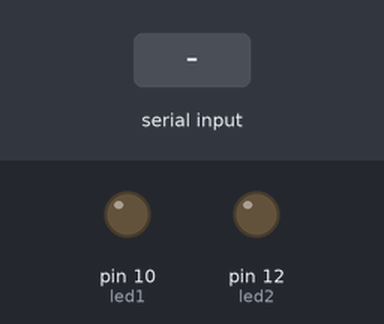
A sketch run on a simulated Arduino Uno, built with avr-gcc and run on an emulated ATmega328P. Parts: output pins drawn as LEDs (lit = HIGH). The test bench sets the inputs (shaded band). What the sketch prints to the serial monitor is not drawn.

Above: at 1.2 s.
1.3 s: "a" received over Serial
At 1.6 s:
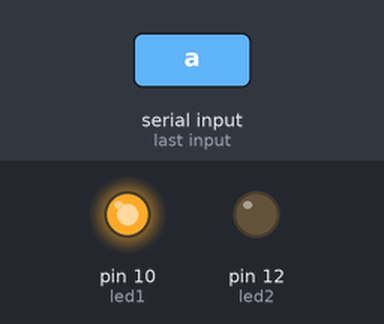
2.8 s: "c" received over Serial
At 4.0 s:
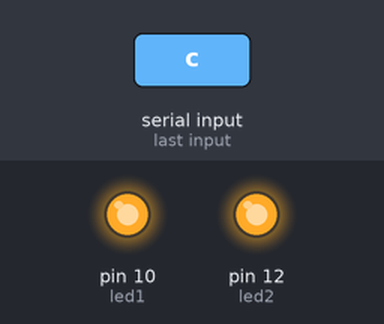
4.3 s: "b" received over Serial
At 5.1 s:
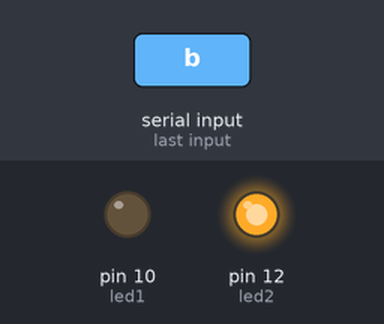
Timing chart, 0 to 7.3 s (numbered marks = the images above; inputs shaded):
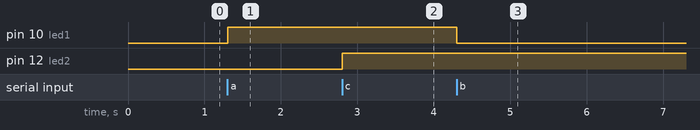

Measured:
- after the input at 1.3 s, pin 10 (led1): LOW → HIGH at once
- after the input at 2.8 s, pin 12 (led2): LOW → HIGH at once
- after the input at 4.3 s, pin 10 (led1): HIGH → LOW at once

The sketch:

on_offled_via_serialport_with_pyhon_tkinter.ino
```cpp
// In this project we will control Arduino pin # 10 and 12 via serial communication from python tkinter button.
char serialData;//created a variable name serialData char type
int led1 = 10;// created a variable name led1 int type and assigned as Arduino pin# 10
int led2 = 12;// created a variable name led2 int type and assigned as Arduino pin# 12
void setup()
{
  pinMode (led1, OUTPUT);// initilized led1 as an output
  pinMode (led2, OUTPUT);// initilized led2 as an output
  Serial.begin(9600);// serial comuunucation boud rate-9600
}
void loop()
{
  if (Serial.available() > 0)//check condition-serial data available
    serialData = Serial.read();
  Serial.print(serialData);
  if (serialData == 'a')// if serial data command is a
  {
    digitalWrite(led1, HIGH);// turn ON the led1
  }
  else if (serialData == 'b')// if serial data is b
  {
    digitalWrite(led1, LOW);// turn OFF the led1
  }
  if (serialData == 'c')// if serial data command is c
  {
    digitalWrite(led2, HIGH);// turn ON the led2
  }
  else if (serialData == 'd')// if serial data is d
  {
    digitalWrite(led2, LOW);// turn OFF the led2
  }
}
```
